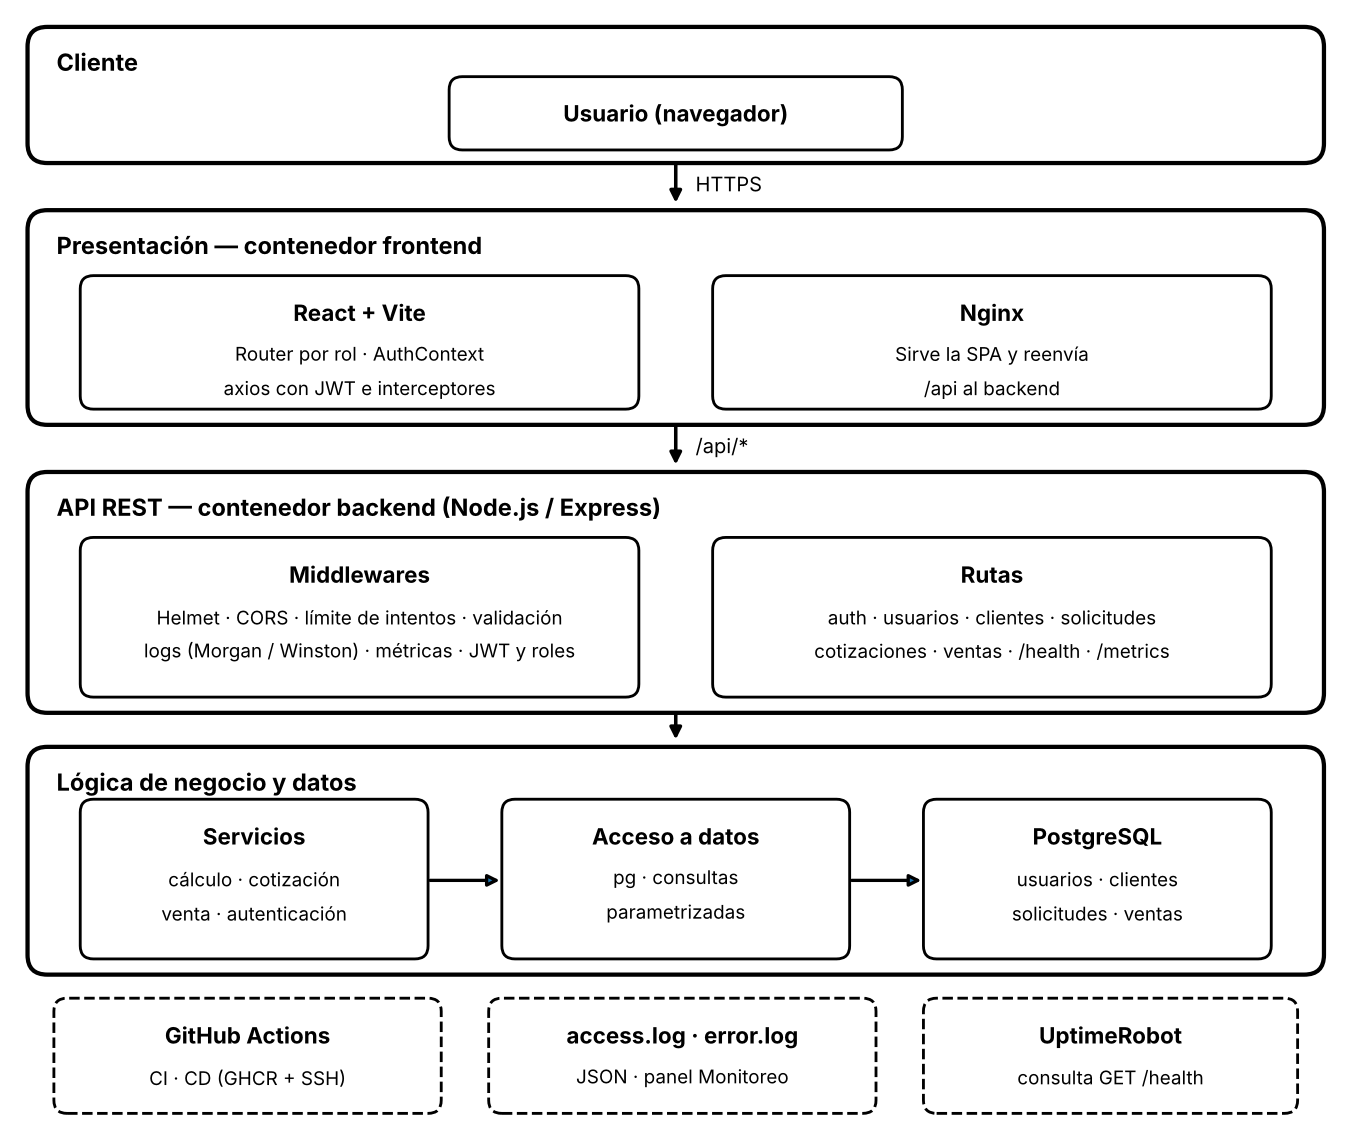

Here is the Python script that generated this plot:
"""Genera 01-arquitectura.png (arquitectura en capas, blanco y negro). Uso: python3 01-arquitectura.py"""
import matplotlib
matplotlib.use('Agg')
import matplotlib.pyplot as plt
from matplotlib.patches import FancyBboxPatch

fig, ax = plt.subplots(figsize=(10, 8.4), dpi=170)
ax.set_xlim(0, 100); ax.set_ylim(0, 84); ax.axis('off')

def capa(y, h, titulo):
    ax.add_patch(FancyBboxPatch((1, y), 98, h, boxstyle='round,pad=0.2,rounding_size=1.5', fc='white', ec='black', lw=1.8))
    ax.text(3, y + h - 1.4, titulo, ha='left', va='top', fontsize=10, fontweight='bold')

def caja(x, y, w, h, titulo, detalle='', estilo='-'):
    ax.add_patch(FancyBboxPatch((x, y), w, h, boxstyle='round,pad=0.2,rounding_size=1.0', fc='white', ec='black', lw=1.2, ls=estilo))
    if detalle:
        ax.text(x + w / 2, y + h - 1.6, titulo, ha='center', va='top', fontsize=9.5, fontweight='bold')
        ax.text(x + w / 2, y + h - 4.6, detalle, ha='center', va='top', fontsize=8, linespacing=1.5)
    else:
        ax.text(x + w / 2, y + h / 2, titulo, ha='center', va='center', fontsize=9.5, fontweight='bold')

def flecha(x, y0, y1, texto=''):
    ax.annotate('', xy=(x, y1), xytext=(x, y0), arrowprops=dict(arrowstyle='-|>', lw=1.5, color='black'))
    if texto:
        ax.text(x + 1.5, (y0 + y1) / 2, texto, fontsize=8.5, va='center')

# Cliente
capa(73, 10, 'Cliente')
caja(33, 74, 34, 5.2, 'Usuario (navegador)')
# Presentación
capa(53, 16, 'Presentación — contenedor frontend')
caja(5, 54.2, 42, 9.8, 'React + Vite', 'Router por rol · AuthContext\naxios con JWT e interceptores')
caja(53, 54.2, 42, 9.8, 'Nginx', 'Sirve la SPA y reenvía\n/api al backend')
# API
capa(31, 18, 'API REST — contenedor backend (Node.js / Express)')
caja(5, 32.2, 42, 11.8, 'Middlewares', 'Helmet · CORS · límite de intentos · validación\nlogs (Morgan / Winston) · métricas · JWT y roles')
caja(53, 32.2, 42, 11.8, 'Rutas', 'auth · usuarios · clientes · solicitudes\ncotizaciones · ventas · /health · /metrics')
# Negocio y datos
capa(11, 17, 'Lógica de negocio y datos')
caja(5, 12.2, 26, 11.8, 'Servicios', 'cálculo · cotización\nventa · autenticación')
caja(37, 12.2, 26, 11.8, 'Acceso a datos', 'pg · consultas\nparametrizadas')
caja(69, 12.2, 26, 11.8, 'PostgreSQL', 'usuarios · clientes\nsolicitudes · ventas')
# Operación (líneas punteadas = herramientas externas)
caja(3, 0.4, 29, 8.4, 'GitHub Actions', 'CI · CD (GHCR + SSH)', estilo='--')
caja(36, 0.4, 29, 8.4, 'access.log · error.log', 'JSON · panel Monitoreo', estilo='--')
caja(69, 0.4, 28, 8.4, 'UptimeRobot', 'consulta GET /health', estilo='--')

flecha(50, 73, 69.4, 'HTTPS')
flecha(50, 53, 49.4, '/api/*')
flecha(50, 31, 28.4)
for x0, x1 in ((31, 37), (63, 69)):
    ax.annotate('', xy=(x1, 18), xytext=(x0, 18), arrowprops=dict(arrowstyle='-|>', lw=1.4))
fig.savefig('01-arquitectura.png', bbox_inches='tight', facecolor='white')
